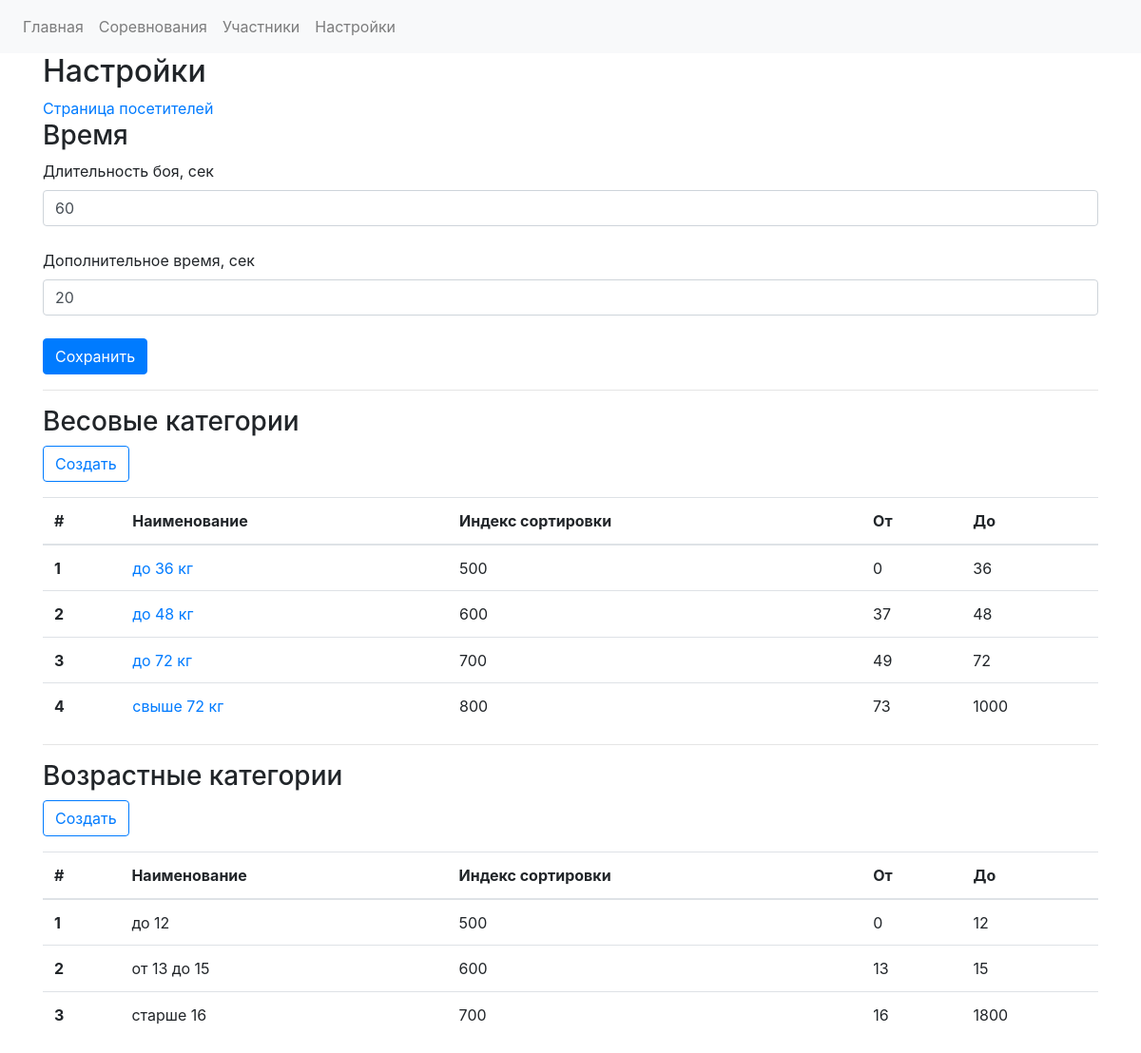
Page /settings on the earlier database version.
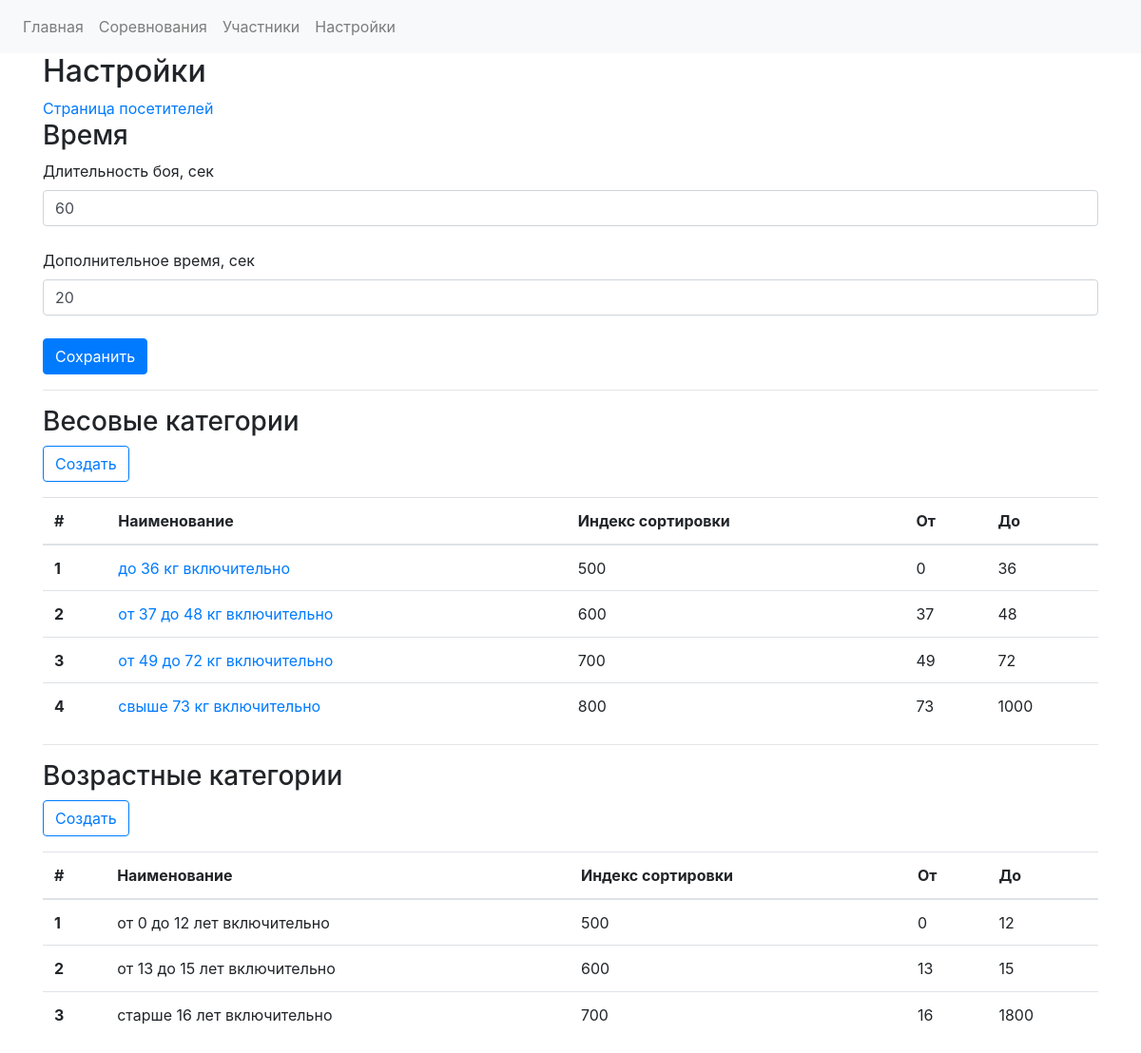
Same page on the later database version.
### app.py (models this page shows)
class WeightcategoriesDB(db.Model):
    weight_cat_id = db.Column(db.Integer, primary_key=True)
    sort_index = db.Column(db.Integer)
    weight_category_name = db.Column(db.String)
    weight_category_start = db.Column(db.Integer)
    weight_category_finish = db.Column(db.Integer)
    registrations = db.relationship('RegistrationDB', backref='weight_categories')
    fights = db.relationship('FightsDB', backref = 'weight_category_backref')

class AgecategoriesDB(db.Model):
    id = db.Column(db.Integer, primary_key=True)
    sort_index = db.Column(db.Integer)
    age_category_name = db.Column(db.String)
    age_category_start = db.Column(db.Integer)
    age_category_finish = db.Column(db.Integer)
    registrations = db.relationship('RegistrationDB', backref='age_categories')
    fights = db.relationship('FightsDB', backref = 'age_category_backref')

### app.py (the view, shortened to what this page needs)
@app.route("/settings", methods=["GET", "POST"])
def settings_form():
    form = SettingsForm()
    form_weight_categories = WeightCategoriesForm()
    w_categories = WeightcategoriesDB.query.order_by(asc(WeightcategoriesDB.sort_index)).all()
    age_categories = AgecategoriesDB.query.order_by(asc(AgecategoriesDB.sort_index)).all()
    return render_template("settings.html", form=form, **values, w_categories = w_categories, form_weight_categories = form_weight_categories, age_categories = age_categories)

### forms.py
class SettingsForm(FlaskForm):
    fight_duration = IntegerField('Длительность боя, сек', validators=[validators.required(), validators.number_range(min=1, max=3600)])
    added_time = IntegerField('Дополнительное время, сек', validators=[validators.required(), validators.number_range(min=1, max=3600)])
    submit = SubmitField('Сохранить')

class WeightCategoriesForm(FlaskForm):
    sort_index_form_field = IntegerField('Индекс сортировки', validators=[validators.required()])
    weight_category_name_form_field = StringField('Наименование категории', validators=[validators.required()])
    weight_from_form_field = IntegerField('Вес От', validators=[validators.required()])
    weight_to_form_field = IntegerField('Вес До', validators=[validators.required()])
    submit = SubmitField('Сохранить')

### templates/settings.html (shortened to what this page needs)
{% extends "base.html" %}
{% block content %}
<div class="container">
      <h2 class="title">Настройки</h2>
    <a href="{{url_for('visitor')}}" target="_blank">Страница посетителей</a>
      <h3 class="title">Время</h3>
      <form method="POST" action="{{ url_for('settings_form') }}">
          <fieldset class="form-field">
              {{ form.fight_duration.label }}
              {{ form.fight_duration(class ='form-control', autocomplete="off", type="number", id = "fight_duration_input")}}
                <br>
          </fieldset>
          <fieldset class="form-field">
              {{ form.added_time.label }}
              {{ form.added_time(class ='form-control', autocomplete="off", type="number", id = "added_time_input")}}
          </fieldset>
            <br>
        {{ form.submit (class ='btn btn-primary')}}
      </form>
            <hr/>
            <h3 class="title">Весовые категории</h3>
            <a href="{{url_for('weight_category_new')}}"><button type="button" class="btn btn-outline-primary">Создать</button></a>
                <table class="table">
                  <thead>
                    <tr>
                      <th scope="col">#</th>
                      <th scope="col">Наименование</th>
                      <th scope="col">Индекс сортировки</th>
                      <th scope="col">От</th>
                      <th scope="col">До</th>
                    </tr>
                  </thead>
                  <tbody>
                   {% for w_cat in w_categories %}
                    <tr>
                      <th scope="row">{{ w_cat.weight_cat_id }}</th>
                      <td>
                          <a href="{{url_for('weight_category_edit', id = w_cat.weight_cat_id)}}">
                          {{ w_cat.weight_category_name }}
                          </a>
                          </td>
                      <td>{{ w_cat.sort_index }}</td>
                      <td>{{ w_cat.weight_category_start}}</td>
                      <td>{{ w_cat.weight_category_finish}}</td>
                    </tr>
                    <tr>
                   {% endfor %}
                  </tbody>
                </table>
        <hr/>
        <h3 class="title">Возрастные категории</h3>
        <a href="#"><button type="button" class="btn btn-outline-primary">Создать</button></a>
        <table class="table">
                  <thead>
                    <tr>
                      <th scope="col">#</th>
                      <th scope="col">Наименование</th>
                      <th scope="col">Индекс сортировки</th>
                      <th scope="col">От</th>
                      <th scope="col">До</th>
                    </tr>
                  </thead>
                  <tbody>
                   {% for age_cat in age_categories %}
                    <tr>
                      <th scope="row">{{ age_cat.id }}</th>
                      <td>
                          {{ age_cat.age_category_name }}
                      </td>
                      <td>{{ age_cat.sort_index }}</td>
                      <td>{{ age_cat.age_category_start }}</td>
                      <td>{{ age_cat.age_category_finish }}</td>
                    </tr>
                    <tr>
                   {% endfor %}
                  </tbody>
                </table>
    </div>
{% endblock %}

Differences in the rows shown:
changed WeightcategoriesDB id 1: weight_category_name "до 36 кг" → "до 36 кг включительно"
changed WeightcategoriesDB id 2: weight_category_name "до 48 кг" → "от 37 до 48 кг включительно"
changed WeightcategoriesDB id 3: weight_category_name "до 72 кг" → "от 49 до 72 кг включительно"
changed WeightcategoriesDB id 4: weight_category_name "свыше 72 кг" → "свыше 73 кг включительно"
changed AgecategoriesDB id 1: age_category_name "до 12" → "от 0 до 12 лет включительно"
changed AgecategoriesDB id 2: age_category_name "от 13 до 15" → "от 13 до 15 лет включительно"
changed AgecategoriesDB id 3: age_category_name "старше 16" → "старше 16 лет включительно"
